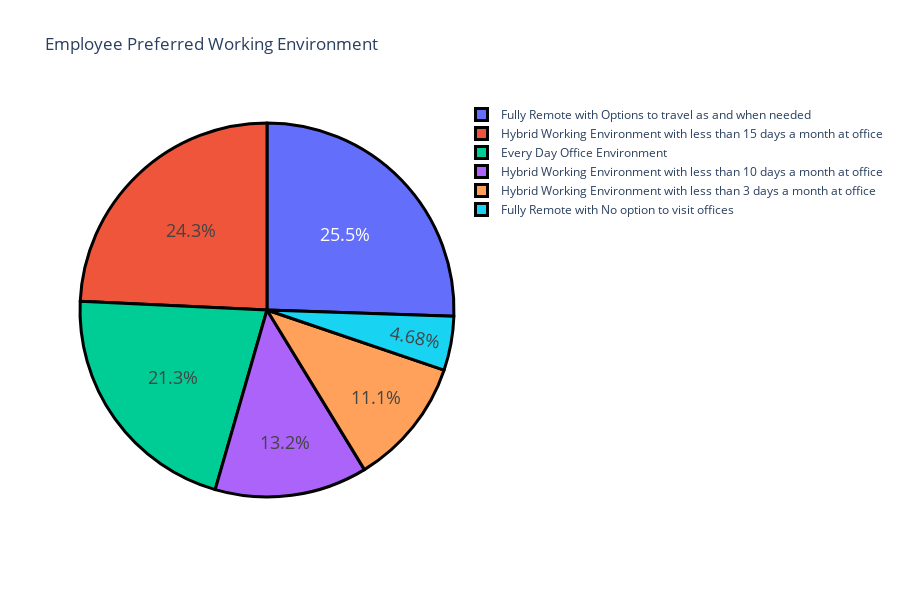

Notebook source saved alongside this figure:
### Code cell
label = que5.index
count = que5.values

fig = go.Figure(data=[go.Pie(labels = label, values = count)])

fig.update_layout(
    width = 900,
    height = 600,
    title = 'Employee Preferred Working Environment')

fig.update_traces(
    hoverinfo = 'label + value',
    textinfo = 'percent',
    textfont_size = 18,
    marker=dict(line=dict(color='Black', width=3)))

    
fig.show()

### Figure 1 — Plotly figure (JSON) as saved in the notebook; plotly's stock layout.template omitted (floating-point values rounded to 4 significant figures)
{"data": [{"hoverinfo": "label+value", "labels": ["Fully Remote with Options to travel as and when needed", "Hybrid Working Environment with less than 15 days a month at office", "Every Day Office Environment", "Hybrid Working Environment with less than 10 days a month at office", "Hybrid Working Environment with less than 3 days a month at office", "Fully Remote with No option to visit offices"], "marker": {"line": {"color": "Black", "width": 3}}, "textfont": {"size": 18}, "textinfo": "percent", "type": "pie", "values": [60, 57, 50, 31, 26, 11]}], "layout": {"height": 600, "title": {"text": "Employee Preferred Working Environment"}, "width": 900}}
